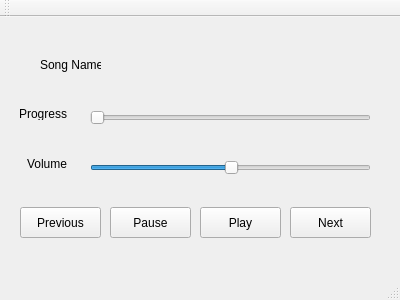
<?xml version="1.0" encoding="UTF-8"?>
<ui version="4.0">
 <class>MainWindow</class>
 <widget class="QMainWindow" name="MainWindow">
  <property name="geometry">
   <rect>
    <x>0</x>
    <y>0</y>
    <width>400</width>
    <height>300</height>
   </rect>
  </property>
  <property name="windowTitle">
   <string>MainWindow</string>
  </property>
  <widget class="QWidget" name="centralWidget">
   <widget class="QPushButton" name="PauseButton">
    <property name="geometry">
     <rect>
      <x>110</x>
      <y>190</y>
      <width>81</width>
      <height>31</height>
     </rect>
    </property>
    <property name="text">
     <string>Pause</string>
    </property>
   </widget>
   <widget class="QPushButton" name="PlayButton">
    <property name="geometry">
     <rect>
      <x>200</x>
      <y>190</y>
      <width>81</width>
      <height>31</height>
     </rect>
    </property>
    <property name="text">
     <string>Play</string>
    </property>
   </widget>
   <widget class="QPushButton" name="NextButton">
    <property name="geometry">
     <rect>
      <x>290</x>
      <y>190</y>
      <width>81</width>
      <height>31</height>
     </rect>
    </property>
    <property name="text">
     <string>Next</string>
    </property>
   </widget>
   <widget class="QPushButton" name="PreviousButton">
    <property name="geometry">
     <rect>
      <x>20</x>
      <y>190</y>
      <width>81</width>
      <height>31</height>
     </rect>
    </property>
    <property name="text">
     <string>Previous</string>
    </property>
   </widget>
   <widget class="QLabel" name="SongNameLabel">
    <property name="geometry">
     <rect>
      <x>40</x>
      <y>40</y>
      <width>61</width>
      <height>16</height>
     </rect>
    </property>
    <property name="text">
     <string>Song Name :</string>
    </property>
   </widget>
   <widget class="QLabel" name="SongName">
    <property name="geometry">
     <rect>
      <x>110</x>
      <y>40</y>
      <width>251</width>
      <height>16</height>
     </rect>
    </property>
    <property name="text">
     <string/>
    </property>
   </widget>
   <widget class="QSlider" name="ProgressSlider">
    <property name="geometry">
     <rect>
      <x>90</x>
      <y>90</y>
      <width>281</width>
      <height>22</height>
     </rect>
    </property>
    <property name="orientation">
     <enum>Qt::Horizontal</enum>
    </property>
   </widget>
   <widget class="QSlider" name="VolumeSlider">
    <property name="geometry">
     <rect>
      <x>90</x>
      <y>140</y>
      <width>281</width>
      <height>22</height>
     </rect>
    </property>
    <property name="value">
     <number>50</number>
    </property>
    <property name="orientation">
     <enum>Qt::Horizontal</enum>
    </property>
   </widget>
   <widget class="QLabel" name="ProgressLabel">
    <property name="geometry">
     <rect>
      <x>20</x>
      <y>90</y>
      <width>47</width>
      <height>13</height>
     </rect>
    </property>
    <property name="text">
     <string>Progress</string>
    </property>
    <property name="alignment">
     <set>Qt::AlignRight|Qt::AlignTrailing|Qt::AlignVCenter</set>
    </property>
   </widget>
   <widget class="QLabel" name="VolumeLabel">
    <property name="geometry">
     <rect>
      <x>20</x>
      <y>140</y>
      <width>47</width>
      <height>13</height>
     </rect>
    </property>
    <property name="text">
     <string>Volume</string>
    </property>
    <property name="alignment">
     <set>Qt::AlignRight|Qt::AlignTrailing|Qt::AlignVCenter</set>
    </property>
   </widget>
  </widget>
  <widget class="QMenuBar" name="menuBar">
   <property name="geometry">
    <rect>
     <x>0</x>
     <y>0</y>
     <width>400</width>
     <height>17</height>
    </rect>
   </property>
  </widget>
  <widget class="QToolBar" name="mainToolBar">
   <attribute name="toolBarArea">
    <enum>TopToolBarArea</enum>
   </attribute>
   <attribute name="toolBarBreak">
    <bool>false</bool>
   </attribute>
  </widget>
  <widget class="QStatusBar" name="statusBar"/>
 </widget>
 <layoutdefault spacing="6" margin="11"/>
 <resources/>
 <connections/>
</ui>
